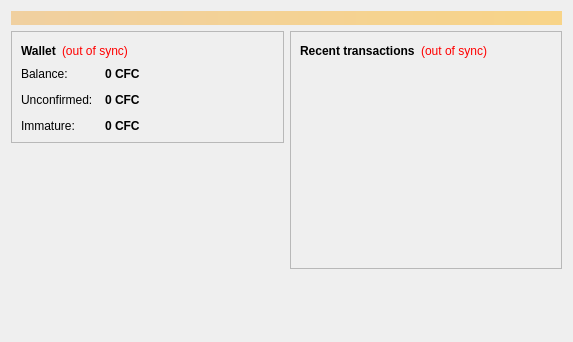
<?xml version="1.0" encoding="UTF-8"?>
<ui version="4.0">
 <class>OverviewPage</class>
 <widget class="QWidget" name="OverviewPage">
  <property name="geometry">
   <rect>
    <x>0</x>
    <y>0</y>
    <width>573</width>
    <height>342</height>
   </rect>
  </property>
  <property name="windowTitle">
   <string>Form</string>
  </property>
  <layout class="QVBoxLayout" name="topLayout">
   <item>
    <widget class="QLabel" name="labelAlerts">
     <property name="visible">
      <bool>false</bool>
     </property>
     <property name="styleSheet">
      <string notr="true">background-color: qlineargradient(x1: 0, y1: 0, x2: 1, y2: 0, stop:0 #F0D0A0, stop:1 #F8D488); color:#000000;</string>
     </property>
     <property name="wordWrap">
      <bool>true</bool>
     </property>
     <property name="margin">
      <number>3</number>
     </property>
    </widget>
   </item>
   <item>
    <layout class="QHBoxLayout" name="horizontalLayout" stretch="1,1">
     <item>
      <layout class="QVBoxLayout" name="verticalLayout_2">
       <item>
        <widget class="QFrame" name="frame">
         <property name="frameShape">
          <enum>QFrame::StyledPanel</enum>
         </property>
         <property name="frameShadow">
          <enum>QFrame::Raised</enum>
         </property>
         <layout class="QVBoxLayout" name="verticalLayout_4">
          <item>
           <layout class="QHBoxLayout" name="horizontalLayout_4">
            <item>
             <widget class="QLabel" name="label_5">
              <property name="font">
               <font>
                <weight>75</weight>
                <bold>true</bold>
               </font>
              </property>
              <property name="text">
               <string>Wallet</string>
              </property>
             </widget>
            </item>
            <item>
             <widget class="QLabel" name="labelWalletStatus">
              <property name="toolTip">
               <string>The displayed information may be out of date. Your wallet automatically synchronizes with the Cityfamercoin network after a connection is established, but this process has not completed yet.</string>
              </property>
              <property name="styleSheet">
               <string notr="true">QLabel { color: red; }</string>
              </property>
              <property name="text">
               <string notr="true">(out of sync)</string>
              </property>
              <property name="alignment">
               <set>Qt::AlignLeading|Qt::AlignLeft|Qt::AlignVCenter</set>
              </property>
             </widget>
            </item>
            <item>
             <spacer name="horizontalSpacer_2">
              <property name="orientation">
               <enum>Qt::Horizontal</enum>
              </property>
              <property name="sizeHint" stdset="0">
               <size>
                <width>40</width>
                <height>20</height>
               </size>
              </property>
             </spacer>
            </item>
           </layout>
          </item>
          <item>
           <layout class="QFormLayout" name="formLayout_2">
            <property name="fieldGrowthPolicy">
             <enum>QFormLayout::AllNonFixedFieldsGrow</enum>
            </property>
            <property name="horizontalSpacing">
             <number>12</number>
            </property>
            <property name="verticalSpacing">
             <number>12</number>
            </property>
            <item row="0" column="0">
             <widget class="QLabel" name="label">
              <property name="text">
               <string>Balance:</string>
              </property>
             </widget>
            </item>
            <item row="0" column="1">
             <widget class="QLabel" name="labelBalance">
              <property name="font">
               <font>
                <weight>75</weight>
                <bold>true</bold>
               </font>
              </property>
              <property name="cursor">
               <cursorShape>IBeamCursor</cursorShape>
              </property>
              <property name="toolTip">
               <string>Your current balance</string>
              </property>
              <property name="text">
               <string notr="true">0 CFC</string>
              </property>
              <property name="textInteractionFlags">
               <set>Qt::LinksAccessibleByMouse|Qt::TextSelectableByKeyboard|Qt::TextSelectableByMouse</set>
              </property>
             </widget>
            </item>
            <item row="1" column="0">
             <widget class="QLabel" name="label_3">
              <property name="text">
               <string>Unconfirmed:</string>
              </property>
             </widget>
            </item>
            <item row="1" column="1">
             <widget class="QLabel" name="labelUnconfirmed">
              <property name="font">
               <font>
                <weight>75</weight>
                <bold>true</bold>
               </font>
              </property>
              <property name="cursor">
               <cursorShape>IBeamCursor</cursorShape>
              </property>
              <property name="toolTip">
               <string>Total of transactions that have yet to be confirmed, and do not yet count toward the current balance</string>
              </property>
              <property name="text">
               <string notr="true">0 CFC</string>
              </property>
              <property name="textInteractionFlags">
               <set>Qt::LinksAccessibleByMouse|Qt::TextSelectableByKeyboard|Qt::TextSelectableByMouse</set>
              </property>
             </widget>
            </item>
            <item row="2" column="0">
             <widget class="QLabel" name="labelImmatureText">
              <property name="text">
               <string>Immature:</string>
              </property>
             </widget>
            </item>
            <item row="2" column="1">
             <widget class="QLabel" name="labelImmature">
              <property name="font">
               <font>
                <weight>75</weight>
                <bold>true</bold>
               </font>
              </property>
              <property name="toolTip">
               <string>Mined balance that has not yet matured</string>
              </property>
              <property name="text">
               <string notr="true">0 CFC</string>
              </property>
              <property name="textInteractionFlags">
               <set>Qt::LinksAccessibleByMouse|Qt::TextSelectableByKeyboard|Qt::TextSelectableByMouse</set>
              </property>
             </widget>
            </item>
           </layout>
          </item>
         </layout>
        </widget>
       </item>
       <item>
        <spacer name="verticalSpacer">
         <property name="orientation">
          <enum>Qt::Vertical</enum>
         </property>
         <property name="sizeHint" stdset="0">
          <size>
           <width>20</width>
           <height>40</height>
          </size>
         </property>
        </spacer>
       </item>
      </layout>
     </item>
     <item>
      <layout class="QVBoxLayout" name="verticalLayout_3">
       <item>
        <widget class="QFrame" name="frame_2">
         <property name="frameShape">
          <enum>QFrame::StyledPanel</enum>
         </property>
         <property name="frameShadow">
          <enum>QFrame::Raised</enum>
         </property>
         <layout class="QVBoxLayout" name="verticalLayout">
          <item>
           <layout class="QHBoxLayout" name="horizontalLayout_2">
            <item>
             <widget class="QLabel" name="label_4">
              <property name="text">
               <string>&lt;b&gt;Recent transactions&lt;/b&gt;</string>
              </property>
             </widget>
            </item>
            <item>
             <widget class="QLabel" name="labelTransactionsStatus">
              <property name="toolTip">
               <string>The displayed information may be out of date. Your wallet automatically synchronizes with the Cityfamercoin network after a connection is established, but this process has not completed yet.</string>
              </property>
              <property name="styleSheet">
               <string notr="true">QLabel { color: red; }</string>
              </property>
              <property name="text">
               <string notr="true">(out of sync)</string>
              </property>
              <property name="alignment">
               <set>Qt::AlignRight|Qt::AlignTrailing|Qt::AlignVCenter</set>
              </property>
             </widget>
            </item>
            <item>
             <spacer name="horizontalSpacer">
              <property name="orientation">
               <enum>Qt::Horizontal</enum>
              </property>
              <property name="sizeHint" stdset="0">
               <size>
                <width>40</width>
                <height>20</height>
               </size>
              </property>
             </spacer>
            </item>
           </layout>
          </item>
          <item>
           <widget class="QListView" name="listTransactions">
            <property name="styleSheet">
             <string notr="true">QListView { background: transparent; }</string>
            </property>
            <property name="frameShape">
             <enum>QFrame::NoFrame</enum>
            </property>
            <property name="verticalScrollBarPolicy">
             <enum>Qt::ScrollBarAlwaysOff</enum>
            </property>
            <property name="horizontalScrollBarPolicy">
             <enum>Qt::ScrollBarAlwaysOff</enum>
            </property>
            <property name="selectionMode">
             <enum>QAbstractItemView::NoSelection</enum>
            </property>
           </widget>
          </item>
         </layout>
        </widget>
       </item>
       <item>
        <spacer name="verticalSpacer_2">
         <property name="orientation">
          <enum>Qt::Vertical</enum>
         </property>
         <property name="sizeHint" stdset="0">
          <size>
           <width>20</width>
           <height>40</height>
          </size>
         </property>
        </spacer>
       </item>
      </layout>
     </item>
    </layout>
   </item>
  </layout>
 </widget>
 <resources/>
 <connections/>
</ui>
